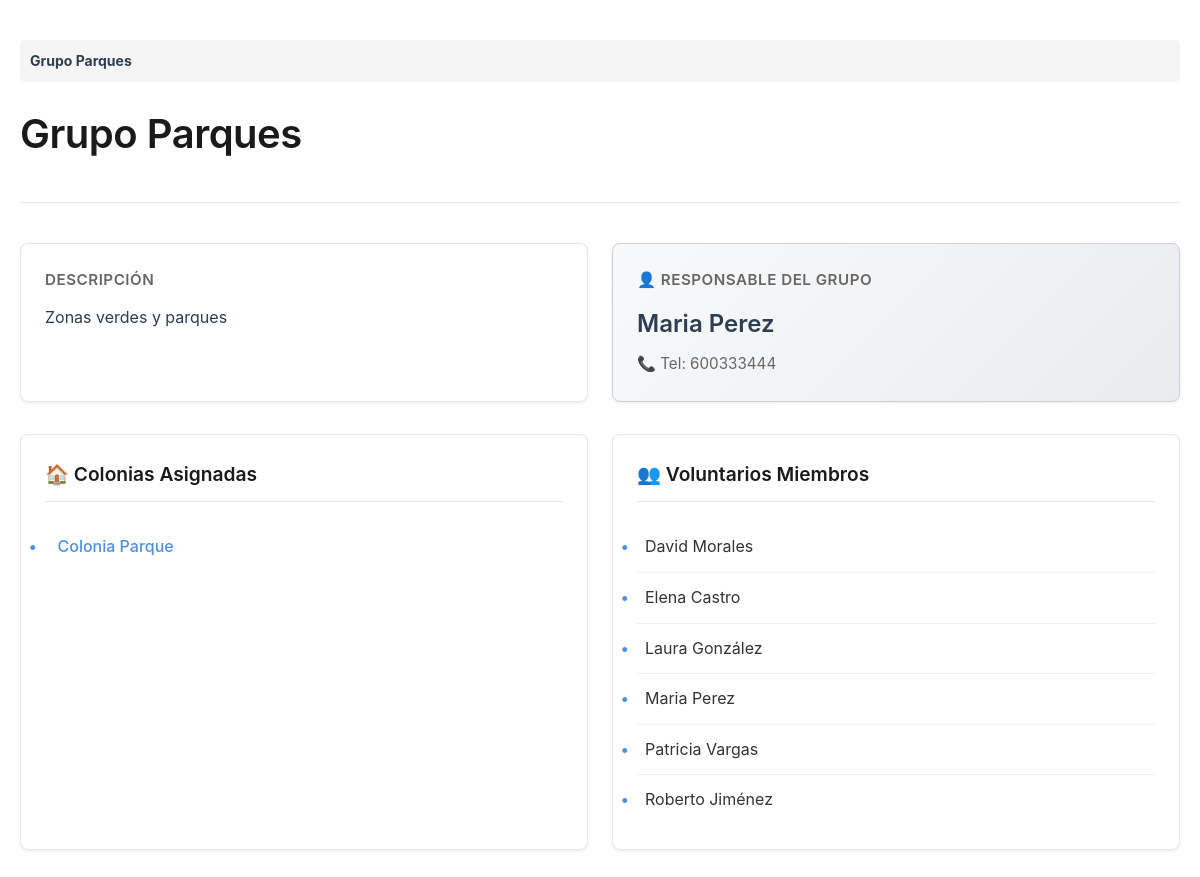
/BD249482420/info_grupoTrabajo.php?id=2 (signed in), run on the app's committed database.
### tables this page shows
CREATE TABLE GRUPO_TRABAJO(
    idGrupoTrabajo INT PRIMARY KEY AUTO_INCREMENT,
    nombre VARCHAR(200) NOT NULL,
    descripcion TEXT,
    idResponsable INT,
    idAyuntamiento INT,
    CONSTRAINT FK_grupotrabajo_ayuntamiento
        FOREIGN KEY (idAyuntamiento) REFERENCES AYUNTAMIENTO(idAyuntamiento)
);

CREATE TABLE PERSONA(
    idPersona INT PRIMARY KEY AUTO_INCREMENT,
    nombre VARCHAR(200) NOT NULL,
    apellido VARCHAR(200),
    usuario VARCHAR(200) UNIQUE,  
    contrasena VARCHAR(200),
    email VARCHAR(200),
    telefono VARCHAR(100)
);

CREATE TABLE COLONIA_FELINA(
    idColonia INT PRIMARY KEY AUTO_INCREMENT,
    nombre VARCHAR(200) NOT NULL,
    descripcion TEXT,
    coordenadas VARCHAR(200) NOT NULL,
    lugarReferencia VARCHAR(200),
    numeroGatos INT DEFAULT 0,
    idGrupoTrabajo INT,
    CONSTRAINT FK_colonia_grupotrabajo
        FOREIGN KEY (idGrupoTrabajo) REFERENCES GRUPO_TRABAJO(idGrupoTrabajo)
);

### BD249482420/info_grupoTrabajo.php (the view, shortened to what this page needs)
<?php
require_once '../header.php';
$con = mysqli_connect("localhost", "root", "", "BD2_Prac2");
$idGrupo = $_GET['id'] ?? null;
$sqlGrupo = "SELECT
                G.idGrupoTrabajo,
                G.nombre AS nombreGrupo,
                G.descripcion,
                P.nombre AS nombreResp,
                P.apellido AS apellidoResp,
                P.telefono AS telefonoResp
            FROM GRUPO_TRABAJO G
            LEFT JOIN VOLUNTARIO V ON G.idResponsable = V.idVoluntario
            LEFT JOIN PERSONA P ON V.idPersona = P.idPersona
            WHERE G.idGrupoTrabajo = ?";
$stmt = mysqli_prepare($con, $sqlGrupo);
mysqli_stmt_bind_param($stmt, "i", $idGrupo);
mysqli_stmt_execute($stmt);
$resultadoGrupo = mysqli_stmt_get_result($stmt);
$grupo = mysqli_fetch_assoc($resultadoGrupo);
$sqlColonias = "SELECT idColonia, nombre
                FROM COLONIA_FELINA
                WHERE idGrupoTrabajo = ?
                ORDER BY nombre";
$stmtColonias = mysqli_prepare($con, $sqlColonias);
mysqli_stmt_bind_param($stmtColonias, "i", $idGrupo);
mysqli_stmt_execute($stmtColonias);
$resultadoColonias = mysqli_stmt_get_result($stmtColonias);
$sqlVoluntarios = "SELECT
                    P.nombre,
                    P.apellido
                FROM VOLUNTARIO V
                INNER JOIN PERSONA P ON V.idPersona = P.idPersona
                WHERE V.idGrupoTrabajo = ?
                ORDER BY P.nombre, P.apellido";
$stmtVoluntarios = mysqli_prepare($con, $sqlVoluntarios);
mysqli_stmt_bind_param($stmtVoluntarios, "i", $idGrupo);
mysqli_stmt_execute($stmtVoluntarios);
$resultadoVoluntarios = mysqli_stmt_get_result($stmtVoluntarios);
?>
<!DOCTYPE html>
<html lang="es">
<head>
</head>
<body>
    <div class="container">
        <div class="header-section">
            <h1><?php echo htmlspecialchars($grupo['nombreGrupo']); ?></h1>
        </div>
        <div class="content-grid">
            <div class="card">
                <div class="section-title">Descripción</div>
                <p>
                    <?php
                    if (!empty($grupo['descripcion'])) {
                        echo nl2br(htmlspecialchars($grupo['descripcion']));
                    } else {
                        echo "<span class='pending'>Sin descripción</span>";
                    }
                    ?>
                </p>
            </div>
            <div class="card card-highlight">
                <div class="section-title">👤 Responsable del Grupo</div>
                <div class="responsable-info">
                    <?php if (!empty($grupo['nombreResp'])): ?>
                        <h2><?php echo htmlspecialchars($grupo['nombreResp'] . ' ' . $grupo['apellidoResp']); ?></h2>
                        <?php if (!empty($grupo['telefonoResp'])): ?>
                            <small>📞 Tel: <?php echo htmlspecialchars($grupo['telefonoResp']); ?></small>
                        <?php endif; ?>
                    <?php else: ?>
                        <div class="pending">Pendiente de asignar</div>
                    <?php endif; ?>
                </div>
            </div>
        </div>
        <div class="two-column-section">
            <div class="list-card">
                <h3>🏠 Colonias Asignadas</h3>
                <?php if (mysqli_num_rows($resultadoColonias) > 0): ?>
                    <ul>
                        <?php while ($colonia = mysqli_fetch_assoc($resultadoColonias)): ?>
                            <li>
                                <a href="info_colonia.php?id=<?php echo $colonia['idColonia']; ?>">
                                    <?php echo htmlspecialchars($colonia['nombre']); ?>
                                </a>
                            </li>
                        <?php endwhile; ?>
                    </ul>
                <?php else: ?>
                    <p class="empty-state">No hay colonias asignadas a este grupo</p>
                <?php endif; ?>
            </div>
            <div class="list-card">
                <h3>👥 Voluntarios Miembros</h3>
                <?php if (mysqli_num_rows($resultadoVoluntarios) > 0): ?>
                    <ul>
                        <?php while ($voluntario = mysqli_fetch_assoc($resultadoVoluntarios)): ?>
                            <li><?php echo htmlspecialchars($voluntario['nombre'] . ' ' . $voluntario['apellido']); ?></li>
                        <?php endwhile; ?>
                    </ul>
                <?php else: ?>
                    <p class="empty-state">No hay voluntarios en este grupo</p>
                <?php endif; ?>
            </div>
        </div>
    </div>
</body>
</html>

### BD249482420/info_grupoTrabajo.php (style rules this page uses)
* { margin: 0; padding: 0; box-sizing: border-box; }
body { font-family: -apple-system, BlinkMacSystemFont, 'Segoe UI', Roboto, 'Helvetica Neue', Arial, sans-serif; background-color: #ffffff; color: #2c3e50; line-height: 1.6; padding: 0; }
.container { max-width: 1200px; margin: 0 auto; padding: 40px 20px; }
.header-section { margin-bottom: 40px; padding-bottom: 24px; border-bottom: 1px solid #e8e8e8; }
h1 { font-size: 2.5rem; font-weight: 600; color: #1a1a1a; margin-bottom: 12px; letter-spacing: -0.5px; }
.content-grid { display: grid; grid-template-columns: 1fr 1fr; gap: 24px; margin-bottom: 32px; }
.card { background: #ffffff; border-radius: 8px; padding: 24px; box-shadow: 0 1px 3px rgba(0,0,0,0.08); border: 1px solid #e8e8e8; }
.card-highlight { background: linear-gradient(135deg, #f8f9fa 0%, #e9ecef 100%); border: 1px solid #d0d0d0; }
h2, h3 { color: #1a1a1a; margin-bottom: 16px; font-weight: 600; }
h2 { font-size: 1.8rem; }
h3 { font-size: 1.3rem; }
.section-title { font-size: 0.95rem; text-transform: uppercase; letter-spacing: 0.5px; color: #666; font-weight: 600; margin-bottom: 12px; }
.responsable-info h2 { font-size: 1.5rem; color: #2c3e50; margin-bottom: 8px; }
.responsable-info small { color: #666; font-size: 0.95rem; }
.two-column-section { display: grid; grid-template-columns: 1fr 1fr; gap: 24px; margin-top: 32px; }
.list-card { background: #ffffff; border-radius: 8px; padding: 24px; box-shadow: 0 1px 3px rgba(0,0,0,0.08); border: 1px solid #e8e8e8; }
.list-card h3 { font-size: 1.2rem; margin-bottom: 20px; padding-bottom: 12px; border-bottom: 1px solid #e8e8e8; }
ul { list-style: none; padding: 0; }
ul li { padding: 12px 0; border-bottom: 1px solid #f0f0f0; color: #333; }
ul li:last-child { border-bottom: none; }
ul li::before { content: "•"; color: #4a90e2; font-weight: bold; display: inline-block; width: 1em; margin-left: -1em; margin-right: 0.5em; }
a { color: #4a90e2; text-decoration: none; font-weight: 500; transition: color 0.2s ease; }

### data on the page
grupo_trabajo: nombre "Grupo Parques", descripcion "Zonas verdes y parques", persona.nombre+apellido "Maria Perez", persona.telefono "600333444"
colonia_felina: nombre "Colonia Parque"
persona: nombre+apellido "David Morales"
persona: nombre+apellido "Elena Castro"
persona: nombre+apellido "Laura González"
persona: nombre+apellido "Maria Perez"
persona: nombre+apellido "Patricia Vargas"
persona: nombre+apellido "Roberto Jiménez"

### other printed values
$crumb['titulo'] "Grupo Parques"
